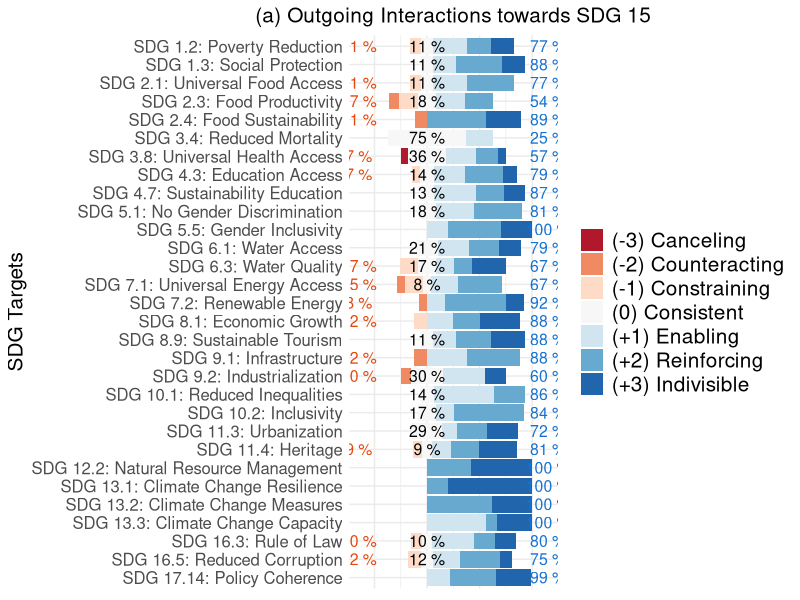
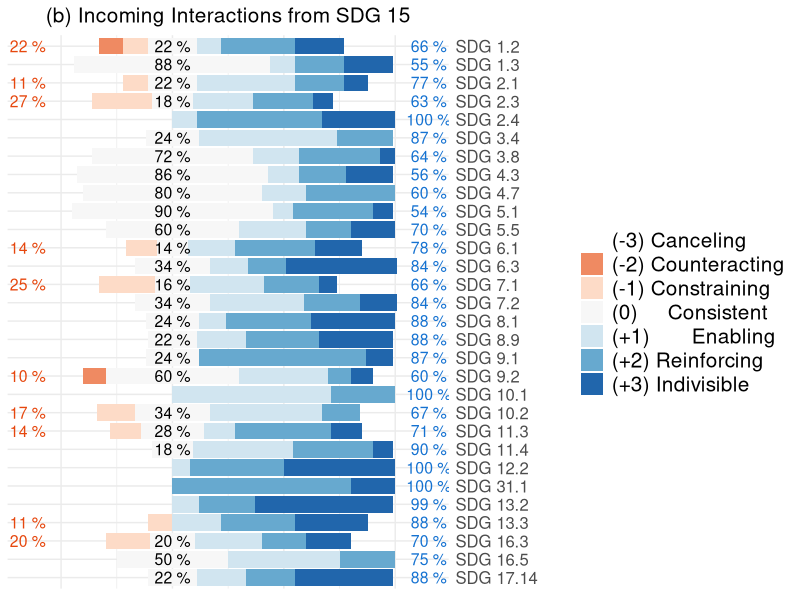
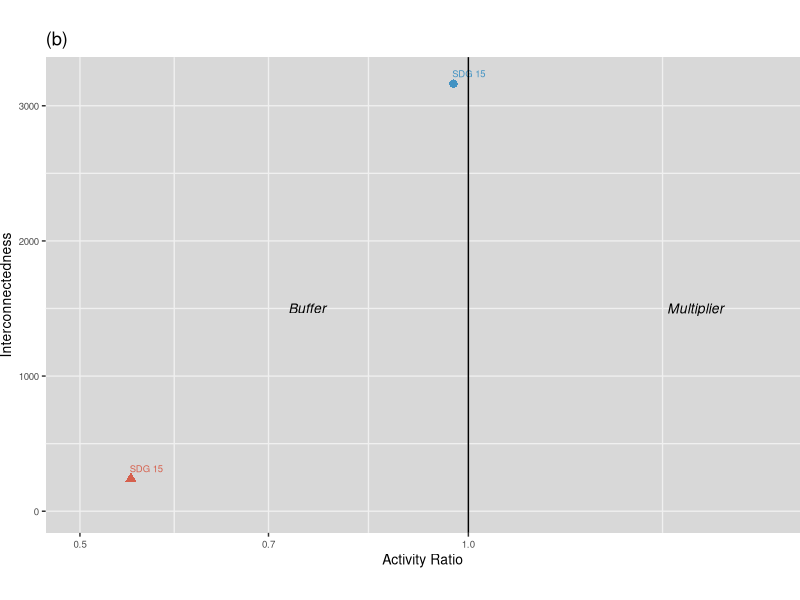
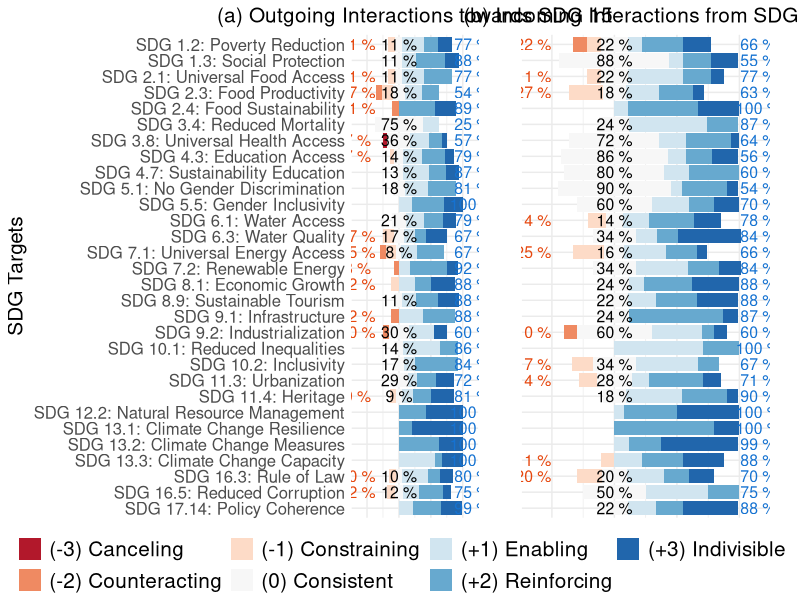
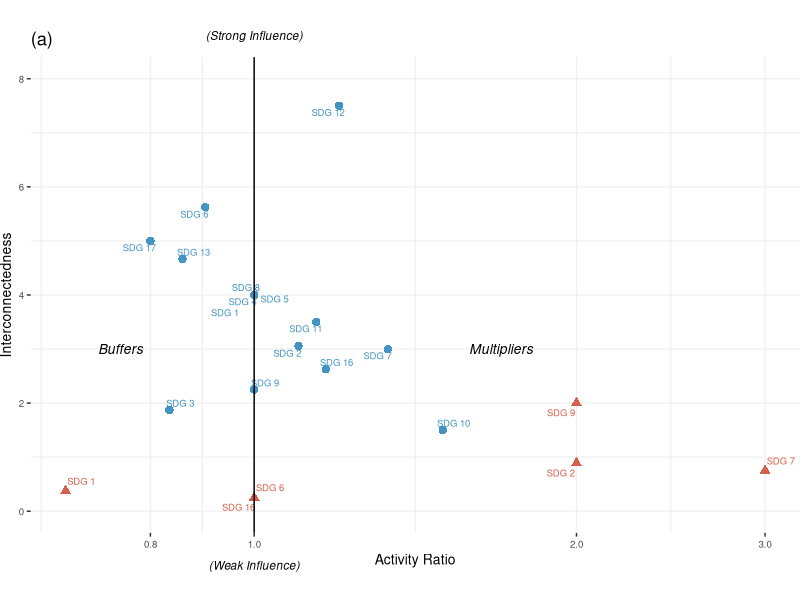
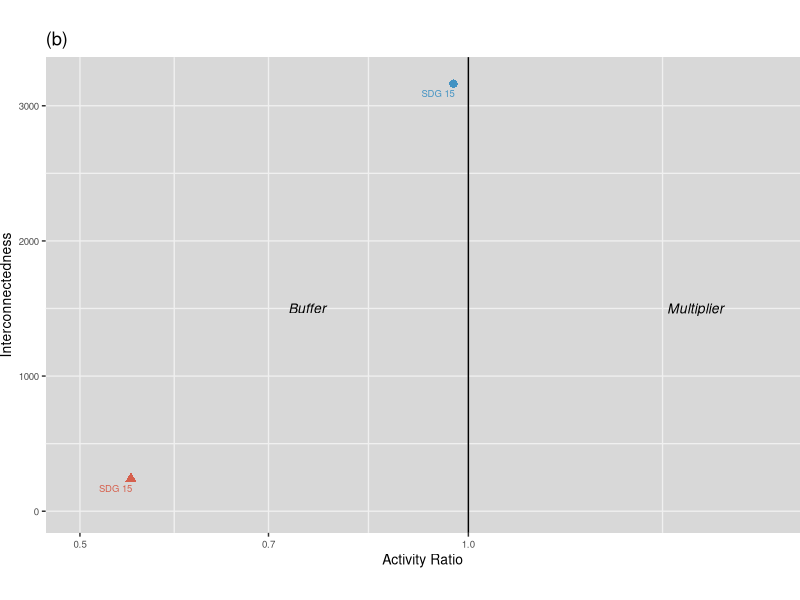

Write R code to recreate these figures, in order.
## ---- chunk 1
knitr::opts_chunk$set(echo = TRUE)
## ---- chunk 2
library(readxl)
library(dplyr)
library(ggrepel) #for geom_text_repel
library(ggplot2)
library(ggpubr)
library(tidyr)
fct_case_when <- function(...) {
  args <- as.list(match.call())
  levels <- sapply(args[-1], function(f) f[[3]])  # extract RHS of formula
  levels <- levels[!is.na(levels)]
  factor(dplyr::case_when(...), levels=levels)
}
## ---- chunk 3
maindat = read_xlsx('Alldata.xlsx', sheet = "method1")

#Assigning appropriate labels:
maindat = maindat %>%
  
    mutate(sdgout_def = fct_case_when(
    sdgout == "sdg17.14" ~ "SDG 17.14: Policy Coherence",
    sdgout == "sdg16.5" ~ "SDG 16.5: Reduced Corruption",
    sdgout == "sdg16.3" ~ "SDG 16.3: Rule of Law",
    sdgout == "sdg13.3" ~ "SDG 13.3: Climate Change Capacity",
    sdgout == "sdg13.2" ~ "SDG 13.2: Climate Change Measures",
    sdgout == "sdg13.1" ~ "SDG 13.1: Climate Change Resilience",
    sdgout == "sdg12.2" ~ "SDG 12.2: Natural Resource Management",
    sdgout == "sdg11.4" ~ "SDG 11.4: Heritage",
    sdgout == "sdg11.3" ~ "SDG 11.3: Urbanization",
    sdgout == "sdg10.2" ~ "SDG 10.2: Inclusivity",
    sdgout == "sdg10.1" ~ "SDG 10.1: Reduced Inequalities",
    sdgout == "sdg9.2" ~ "SDG 9.2: Industrialization",
    sdgout == "sdg9.1" ~ "SDG 9.1: Infrastructure",
    sdgout == "sdg8.9" ~ "SDG 8.9: Sustainable Tourism",
    sdgout == "sdg8.1" ~ "SDG 8.1: Economic Growth",
    sdgout == "sdg7.2" ~ "SDG 7.2: Renewable Energy",
    sdgout == "sdg7.1" ~ "SDG 7.1: Universal Energy Access",
    sdgout == "sdg6.3" ~ "SDG 6.3: Water Quality",
    sdgout == "sdg6.1" ~ "SDG 6.1: Water Access",
    sdgout == "sdg5.5" ~ "SDG 5.5: Gender Inclusivity",
    sdgout == "sdg5.1" ~ "SDG 5.1: No Gender Discrimination",
    sdgout == "sdg4.7" ~ "SDG 4.7: Sustainability Education",
    sdgout == "sdg4.3" ~ "SDG 4.3: Education Access",
    sdgout == "sdg3.8" ~ "SDG 3.8: Universal Health Access",
    sdgout == "sdg3.4" ~ "SDG 3.4: Reduced Mortality",
    sdgout == "sdg2.4" ~ "SDG 2.4: Food Sustainability",
    sdgout == "sdg2.3" ~ "SDG 2.3: Food Productivity",
    sdgout == "sdg2.1" ~ "SDG 2.1: Universal Food Access",
    sdgout == "sdg1.3" ~ "SDG 1.3: Social Protection",
    sdgout == "sdg1.2" ~ "SDG 1.2: Poverty Reduction"
  )) %>%
  
  mutate(sdgout = fct_case_when(
    sdgout == "sdg17.14" ~ "SDG 17.14",
    sdgout == "sdg16.5" ~ "SDG 16.5",
    sdgout == "sdg16.3" ~ "SDG 16.3",
    sdgout == "sdg13.3" ~ "SDG 13.3",
    sdgout == "sdg13.2" ~ "SDG 13.2",
    sdgout == "sdg13.1" ~ "SDG 31.1",
    sdgout == "sdg12.2" ~ "SDG 12.2",
    sdgout == "sdg11.4" ~ "SDG 11.4",
    sdgout == "sdg11.3" ~ "SDG 11.3",
    sdgout == "sdg10.2" ~ "SDG 10.2",
    sdgout == "sdg10.1" ~ "SDG 10.1",
    sdgout == "sdg9.2" ~ "SDG 9.2",
    sdgout == "sdg9.1" ~ "SDG 9.1",
    sdgout == "sdg8.9" ~ "SDG 8.9",
    sdgout == "sdg8.1" ~ "SDG 8.1",
    sdgout == "sdg7.2" ~ "SDG 7.2",
    sdgout == "sdg7.1" ~ "SDG 7.1",
    sdgout == "sdg6.3" ~ "SDG 6.3",
    sdgout == "sdg6.1" ~ "SDG 6.1",
    sdgout == "sdg5.5" ~ "SDG 5.5",
    sdgout == "sdg5.1" ~ "SDG 5.1",
    sdgout == "sdg4.7" ~ "SDG 4.7",
    sdgout == "sdg4.3" ~ "SDG 4.3",
    sdgout == "sdg3.8" ~ "SDG 3.8",
    sdgout == "sdg3.4" ~ "SDG 3.4",
    sdgout == "sdg2.4" ~ "SDG 2.4",
    sdgout == "sdg2.3" ~ "SDG 2.3",
    sdgout == "sdg2.1" ~ "SDG 2.1",
    sdgout == "sdg1.3" ~ "SDG 1.3",
    sdgout == "sdg1.2" ~ "SDG 1.2"
  )) %>%
  
    mutate(sdgin = fct_case_when(
    sdgin == "sdg17.14" ~ "SDG 17.14",
    sdgin == "sdg16.5" ~ "SDG 16.5",
    sdgin == "sdg16.3" ~ "SDG 16.3",
    sdgin == "sdg13.3" ~ "SDG 13.3",
    sdgin == "sdg13.2" ~ "SDG 13.2",
    sdgin == "sdg13.1" ~ "SDG 31.1",
    sdgin == "sdg12.2" ~ "SDG 12.2",
    sdgin == "sdg11.4" ~ "SDG 11.4",
    sdgin == "sdg11.3" ~ "SDG 11.3",
    sdgin == "sdg10.2" ~ "SDG 10.2",
    sdgin == "sdg10.1" ~ "SDG 10.1",
    sdgin == "sdg9.2" ~ "SDG 9.2",
    sdgin == "sdg9.1" ~ "SDG 9.1",
    sdgin == "sdg8.9" ~ "SDG 8.9",
    sdgin == "sdg8.1" ~ "SDG 8.1",
    sdgin == "sdg7.2" ~ "SDG 7.2",
    sdgin == "sdg7.1" ~ "SDG 7.1",
    sdgin == "sdg6.3" ~ "SDG 6.3",
    sdgin == "sdg6.1" ~ "SDG 6.1",
    sdgin == "sdg5.5" ~ "SDG 5.5",
    sdgin == "sdg5.1" ~ "SDG 5.1",
    sdgin == "sdg4.7" ~ "SDG 4.7",
    sdgin == "sdg4.3" ~ "SDG 4.3",
    sdgin == "sdg3.8" ~ "SDG 3.8",
    sdgin == "sdg3.4" ~ "SDG 3.4",
    sdgin == "sdg2.4" ~ "SDG 2.4",
    sdgin == "sdg2.3" ~ "SDG 2.3",
    sdgin == "sdg2.1" ~ "SDG 2.1",
    sdgin == "sdg1.3" ~ "SDG 1.3",
    sdgin == "sdg1.2" ~ "SDG 1.2"
  ))
## ---- chunk 4
#making outscore a categorical variable for visualization purposes
outsc_cat = maindat
outsc_cat$outscore = factor(outsc_cat$outscore, levels = c("-3", "-2", "-1", "0", "1", "2", "3"))

#calculating the frequency of various outscores per sdg and calculating percentage of each outscore per sdg
for_outsc_vis = outsc_cat %>% group_by(sdgout_def, outscore) %>% dplyr::summarise(n = n())
for_outsc_vis = for_outsc_vis %>% group_by(sdgout_def) %>% mutate(pc = round(n/sum(n),2))

#to make divergent stacked bar plot
for_outsc_vis = for_outsc_vis %>% mutate(pc = if_else(outscore == "0", pc/2, pc))

#to add labels left and right of the fig
poslabel = for_outsc_vis %>% filter(outscore %in% c("1", "2", "3")) %>% group_by(sdgout_def) %>% dplyr::summarize(poslab = sum(pc))
neglabel = for_outsc_vis %>% filter(outscore %in% c("-1", "-2", "-3")) %>% group_by(sdgout_def) %>% dplyr::summarize(neglab = sum(pc))

#making the ggplot
outscore_fig = ggplot() +

  #making the positive values first
  geom_col(data = filter(for_outsc_vis, outscore %in% c("0", "1", "2", "3")), 
           aes(x = sdgout_def, y = pc, fill = outscore),
           position = position_stack(reverse = T)) +
  
#these are the negative values
  geom_col(data = filter(for_outsc_vis, outscore %in% c("0", "-1", "-2", "-3")),
           aes(x = sdgout_def, y = -pc, fill = outscore), position = position_stack()) +
  
#adding neutral value percentage labels (in the middle)  
  geom_text(data = filter(for_outsc_vis, outscore == "0"), aes(x = sdgout_def, y = 0, label = paste(pc*2*100, "%")), size = 4) +
  
#adding positive labels (in the right)
  geom_text(data = poslabel, aes(x = sdgout_def, y = 1.15, label = paste(poslab*100,"%")), size =4, color = "#1572d1") + 
  
#adding negative labels (in the left)
  geom_text(data = neglabel, aes(x = sdgout_def, y = -0.65, label = paste(neglab*100, "%")), size =4, color = "#e6470e") + 
  
  scale_fill_brewer(palette = "RdBu", drop = FALSE,
                    labels = c("(-3) Canceling", "(-2) Counteracting",  "(-1) Constraining", "(0) Consistent", "(+1) Enabling", "(+2) Reinforcing", "(+3) Indivisible")) +
  
  theme_minimal() +
  labs(title = "(a) Outgoing Interactions towards SDG 15")+
  xlab("SDG Targets") +
     
    theme(
        plot.title = element_text(hjust = 0.5, size = 15),
        legend.title = element_blank(),
        legend.text = element_text(size = 15),
        axis.text.x = element_blank(),
        axis.title.y = element_text(size = 15),
        axis.title.x = element_blank(),
        axis.text.y = element_text(size = 12)
        ) +

  coord_flip()

outscore_fig

rm(list = c('poslabel','neglabel','outsc_cat'))

## ---- chunk 5
#making inscore a categorical variable for visualization purposes
insc_cat = maindat
insc_cat$inscore = factor(insc_cat$inscore, levels = c("-3", "-2", "-1", "0", "1", "2", "3"))

#calculating the frequency of various inscores per sdg and calculating percentage of each inscore per sdg
for_insc_vis = insc_cat %>% group_by(sdgin, inscore) %>% summarise(n = n())
for_insc_vis = for_insc_vis %>% group_by(sdgin) %>% mutate(pc = round(n/sum(n),2))

#to make divergent stacked bar plot
for_insc_vis %>% mutate(pc = if_else(inscore == "0", pc/2, pc))

#to add labels left and right of the fig
poslabel = for_insc_vis %>% filter(inscore %in% c("1", "2", "3")) %>% group_by(sdgin) %>% summarize(poslab = sum(pc))
neglabel = for_insc_vis %>% filter(inscore %in% c("-1", "-2", "-3")) %>% group_by(sdgin) %>% summarize(neglab = sum(pc))

#making the ggplot
inscore_fig = ggplot() +

  #making the positive values first
  geom_col(data = filter(for_insc_vis, inscore %in% c("0", "1", "2", "3")), 
           aes(x = sdgin, y = pc, fill = inscore),
           position = position_stack(reverse = T)) +
  
#these are the negative values
  geom_col(data = filter(for_insc_vis, inscore %in% c("0", "-1", "-2", "-3")),
           aes(x = sdgin, y = -pc, fill = inscore), position = position_stack()) +
  
#adding neutral value percentage labels (in the middle)  
  geom_text(data = filter(for_insc_vis, inscore == "0"), aes(x = sdgin, y = 0, label = paste(pc*2*100, "%")), size = 4) +
  
#adding positive labels (in the right)
  geom_text(data = poslabel, aes(x = sdgin, y = 1.15, label = paste(poslab*100,"%")), size =4, color = "#1572d1") + 
  
#adding negative labels (in the left)
  geom_text(data = neglabel, aes(x = sdgin, y = -0.65, label = paste(neglab*100, "%")), size =4, color = "#e6470e") + 

scale_fill_brewer(palette = "RdBu", drop = FALSE,
     labels = c("(-3) Canceling", "(-2) Counteracting",  "(-1) Constraining", "(0)     Consistent", "(+1)       Enabling", "(+2) Reinforcing", "(+3) Indivisible")) +
  
scale_x_discrete(position = "top") + 
  
  theme_minimal() +
 labs(title = "(b) Incoming Interactions from SDG 15", x = "") + 
  theme(
      plot.title = element_text(hjust = 0.5, size = 15),
        legend.title = element_blank(),
        legend.text = element_text(size = 15),
      axis.text.x = element_blank(),
      axis.title.x = element_blank(),
      axis.text.y = element_text(size = 12)
        ) +

  coord_flip()

inscore_fig
## ---- chunk 6
png(filename = "Figure2.png",            
  width = 3800,        
  height = 3000,
  res = 300,  
  ) 

ggarrange(outscore_fig, NULL, inscore_fig + rremove("y.text"), widths = c(1.7,0.1, 1), nrow = 1, ncol = 3, common.legend = TRUE, legend = "bottom")

rm(for_insc_vis, for_outsc_vis, insc_cat, inscore_fig, 
            maindat, neglabel, outscore_fig, poslabel)
## ---- chunk 7
maindat = read_xlsx('Alldata.xlsx', sheet = "method1")
maindat = maindat %>% select(-sdgin) %>% rename(SDGs = sdgout)

maindat$SDGs = factor(maindat$SDGs, levels = c("sdg1.2", "sdg1.3", "sdg2.1", "sdg2.3", "sdg2.4", "sdg3.4", "sdg3.8", "sdg4.3", "sdg4.7", "sdg5.1", "sdg5.5", "sdg6.1", "sdg6.3", "sdg7.1", "sdg7.2", "sdg8.1", "sdg8.9", "sdg9.1", "sdg9.2", "sdg10.1", "sdg10.2", "sdg11.3", "sdg11.4", "sdg12.2", "sdg13.1", "sdg13.2", "sdg13.3", "sdg16.3", "sdg16.5", "sdg17.14"))
## ---- chunk 8
#STEP 1: for each SDGt target, we first calculate the median positive outgoing, median negative outgoing, median positive incoming and median negative incoming interactions::
#in cases where the median confidence of each score is >3 (ie uncertain), we have excluded it from our analysis

pos_out = maindat %>% filter(outscore>0) %>%
  group_by(SDGs) %>%
  summarize (
             med_pos_outscore = median(outscore),
             pos_outscore_med_conf = median(conf_out)
             ) %>%
  filter(pos_outscore_med_conf < 3)
             
neg_out = maindat %>% filter(outscore <0) %>%
group_by(SDGs) %>%
  summarize(
            med_neg_outscore = median(outscore),
            neg_outscore_med_conf = median(conf_out)
             ) %>%
  filter(neg_outscore_med_conf < 3)

pos_in = maindat %>% filter(inscore > 0) %>%
  group_by(SDGs) %>%
  summarize(
            med_pos_inscore = median(inscore),
            pos_inscore_med_conf = median(conf_in)
            ) %>%
  filter(pos_inscore_med_conf < 3)

neg_in = maindat %>% filter(inscore < 0) %>%
  group_by(SDGs) %>%
  summarize(
            med_neg_inscore = median(inscore),
            neg_inscore_med_conf = median(conf_in)
            ) %>%
  filter(neg_inscore_med_conf < 3)


#merging all of the calculated values above
sdgstat_all = merge(pos_out, neg_out, by = "SDGs", all = TRUE)
sdgstat_all = merge(sdgstat_all, pos_in, by = "SDGs", all =  TRUE)
sdgstat_all = merge(sdgstat_all, neg_in, by = "SDGs", all =  TRUE)



sdgstat_all = sdgstat_all %>% separate(SDGs, c("Goal", "Target"))

#STEP 2: Calculating Weigted Interaction scores for goal level. Note: the division by n() is so that the scores are not affected by the number of targets taken for each SDG (For example, SDG 12 has only one target and SDG 13 has 3 targets.)
sdgstat_all = sdgstat_all %>% group_by(Goal) %>% summarize(Weighted.Outscore.Pos = sum(med_pos_outscore, na.rm = TRUE)/n(),
                                                           Weighted.Outscore.Neg = sum(med_neg_outscore, na.rm = TRUE)/n(),
                                                           Weighted.Inscore.Pos = sum(med_pos_inscore, na.rm = TRUE)/n(),
                                                           Weighted.Inscore.Neg = sum(med_neg_inscore, na.rm = TRUE)/n())

sdgstat_all = sdgstat_all %>%
  mutate(Goal = fct_case_when(
     Goal == "sdg1" ~ "SDG 1",
     Goal == "sdg2" ~ "SDG 2",
     Goal == "sdg3" ~ "SDG 3",
     Goal == "sdg4" ~ "SDG 4",
     Goal == "sdg5" ~ "SDG 5",
     Goal == "sdg6" ~ "SDG 6",
     Goal == "sdg7" ~ "SDG 7",
     Goal == "sdg8" ~ "SDG 8",
     Goal == "sdg9" ~ "SDG 9",
     Goal == "sdg10" ~ "SDG 10",
     Goal == "sdg11" ~ "SDG 11",
     Goal == "sdg12" ~ "SDG 12",
     Goal == "sdg13" ~ "SDG 13",
     Goal == "sdg16" ~ "SDG 16",
     Goal == "sdg17" ~ "SDG 17"
  ))



#calculating ARs and ICs
sdgstat_all = sdgstat_all %>%
  mutate(AR_pos = Weighted.Outscore.Pos/Weighted.Inscore.Pos) %>%
  mutate(AR_neg = Weighted.Outscore.Neg/Weighted.Inscore.Neg) %>%
  mutate(IC_pos = Weighted.Outscore.Pos * Weighted.Inscore.Pos) %>%
  mutate(IC_neg = Weighted.Outscore.Neg * Weighted.Inscore.Neg)

rm(neg_in, neg_out, pos_in, pos_out)
## ---- chunk 9
#removing NAs and Infs
df_posAR = sdgstat_all %>% select(Goal, AR_pos) %>% filter(!is.na(AR_pos)) %>% filter(!is.infinite(AR_pos)) %>% filter(AR_pos !=0)
df_negAR = sdgstat_all %>% select(Goal, AR_neg) %>% filter(!is.na(AR_neg)) %>% filter(!is.infinite(AR_neg)) %>% filter(AR_neg !=0)
df_posIC = sdgstat_all %>% select(Goal, IC_pos) %>% filter(!is.na(IC_pos)) %>% filter(!is.infinite(IC_pos)) %>% filter(IC_pos !=0)
df_negIC = sdgstat_all %>% select(Goal, IC_neg) %>% filter(!is.na(IC_neg)) %>% filter(!is.infinite(IC_neg)) %>% filter (IC_neg !=0)

forplot = merge(df_posAR, df_negAR, by = "Goal", all = TRUE)
forplot = merge(forplot, df_posIC, by = "Goal", all = TRUE)
forplot = merge(forplot, df_negIC, by = "Goal", all = TRUE)
colnames(forplot) = c("SDG", "AR_pos", "AR_neg", "IC_pos", "IC_neg")

rm(df_posAR, df_negAR, df_posIC, df_negIC)
## ---- chunk 10
#now we have all we need to plot
#plotting the data
png(filename = "Figure3a.png",
    width = 2000,
    height = 1500,
    res = 300)

bm_all = ggplot() +

  #positive AR/IC
    geom_point(data = forplot, aes(x = AR_pos, y = IC_pos), color = "#4393c3", shape = 16, size = 2.5) +
    geom_text_repel(data = forplot, aes(x = AR_pos, y = IC_pos, label = SDG),
            color = "#4393c3", size = 2.4, min.segment.length = Inf, box.padding = 0.1) +
  #negative AR/IC  
  geom_point(data = forplot, aes(x = AR_neg, y = IC_neg), color = "#d6604d", shape = 17, size = 2.5) +
  geom_text_repel(data = forplot, aes(x = AR_neg, y = IC_neg, label = SDG),
            color = "#d6604d", size = 2.4) +
  
  geom_vline(xintercept = 1) +
  scale_x_continuous(trans = "log10",
                     breaks = c(0.5, 0.8, 1, 2, 3)) +
  
  #plotting for SDG 15 AR and IC
 #geom_point(data = for_plot, aes(x = ar, y = ic/350), 
  #          size = 3, shape = 17, color = c("#4393c3", "#d6604d")) + 
 #geom_text_repel(data = for_plot, aes(x = ar, y = ic/350), label = c(rep("SDG 15", 2)), 
  #                color = c("#4393c3", "#d6604d"), size = 2
   #               ) +
  
#  scale_x_continuous(limits = c(0,2)) +
  
#  scale_y_continuous(sec.axis = sec_axis(trans = ~.*350, name = "Interconnectedness (SDG 15)")) +
  
  #Labels for axis and sections (buffers/multipliers)
  labs(x = "Activity Ratio", y = "Interconnectedness") + 
  annotate(geom = "text", x = 0.75, y = 3, label = "Buffers", 
           fontface = 'italic', size = 3.5) +
  annotate(geom = "text", x = 1.7, y = 3, label = "Multipliers", 
           fontface = 'italic', size = 3.5) +
  
  #some more explanation of labels

  annotate(geom = "text", x = 1, y = -1, label = "(Weak Influence)", 
           fontface = 'italic', size = 3) +

  annotate(geom = "text", x = 1, y = 8.8, label = "(Strong Influence)", 
           fontface = 'italic', size = 3) +
  
  coord_cartesian(ylim = c(0, 8), clip = "off") +
  labs(title = "(a)") +
  
  theme(axis.title = element_text(size = 10),
        axis.text = element_text(size = 7),
        panel.background = element_rect(fill = "white"),
        panel.grid.major = element_line(size = 0.45, linetype = "solid", colour = "#F0F0F0"),
        panel.grid.minor = element_line(size = 0.45, linetype = "solid", colour = "#F0F0F0"),
        plot.margin = unit(c(0.8,0,0.8,0), "cm"))
  

bm_all
dev.off()
## ---- chunk 11
pos_out = maindat %>% filter(inscore >0) %>% group_by(SDGs) %>% summarize(median_inscore_pos = median(inscore))
neg_out = maindat %>% filter(inscore <0) %>% group_by(SDGs) %>% summarize(median_inscore_neg = median(inscore))

outdegree_pos = sum(pos_out$median_inscore_pos)
outdegree_neg = sum(neg_out$median_inscore_neg)

pos_in = maindat %>% filter(outscore >0) %>% group_by(SDGs) %>% summarize(median_outscore_pos = median(outscore))
neg_in = maindat %>% filter(outscore <0) %>% group_by(SDGs) %>% summarize(median_outscore_neg = median(outscore))

indegree_pos = sum(pos_in$median_outscore_pos)
indegree_neg = sum(neg_in$median_outscore_neg)

weighted_outdegree = outdegree_pos - outdegree_neg
weighted_indegree = indegree_pos - indegree_neg

ar_pos = outdegree_pos/indegree_pos
ar_neg = outdegree_neg/indegree_neg

ic_pos = outdegree_pos * indegree_pos
ic_neg = outdegree_neg * indegree_neg

rm(pos_out, neg_out, outdegree_pos, outdegree_neg, pos_in, neg_in,
   indegree_pos, indegree_neg, weighted_outdegree, weighted_indegree)

forplot_SDG15 = data.frame(SDG = "SDG 15",
                           AR_pos = ar_pos, AR_neg = ar_neg,
                           IC_pos = ic_pos, IC_neg = ic_neg)
## ---- chunk 12
onlySDG15 = ggplot() +
  #positive AR/IC
  geom_point(data = forplot_SDG15, aes(x = AR_pos, y = IC_pos), color = "#4393c3", shape = 16, size = 2.5) +
  geom_text_repel(data = forplot_SDG15, aes(x = AR_pos, y = IC_pos, label = SDG),
            color = "#4393c3", size = 2.4) +
  
  #negative AR/IC
  geom_point(data = forplot_SDG15, aes(x = AR_neg, y = IC_neg), color = "#d6604d", shape = 17, size = 2.5) +
  geom_text_repel(data = forplot_SDG15, aes(x = AR_neg, y = IC_neg, label = SDG),
            color = "#d6604d", size = 2.4) +
  
  geom_vline(xintercept = 1) +
  scale_x_continuous(limits = c(0.5, 1.7), trans = "log10",
                     ) + labs(x = "Activity Ratio", y = "Interconnectedness") + 
  annotate(geom = "text", x = 0.75, y = 1500, label = "Buffer", 
           fontface = 'italic', size = 3.5) +
  annotate(geom = "text", x = 1.5, y = 1500, label = "Multiplier", 
           fontface = 'italic', size = 3.5) +
  
  coord_cartesian(ylim = c(0, 3200), clip = "off") +
  
  labs(title = "(b)") +
  
  theme(axis.title = element_text(size = 10),
        axis.text = element_text(size = 7),
        panel.background = element_rect(fill = "#d8d8d8"),
        panel.grid.major = element_line(size = 0.45, linetype = "solid", colour = "#F0F0F0"),
        panel.grid.minor = element_line(size = 0.45, linetype = "solid", colour = "#F0F0F0"),
        plot.margin = unit(c(0.8,0,0.8,0), "cm"))
  

onlySDG15

#exporting this
png(filename = "OnlySDG15_v2.png",
    width = 1000,
    height = 750,
    res = 300)
onlySDG15
dev.off()

#note: We manually combine Fig 3a and 3b outside of R.
